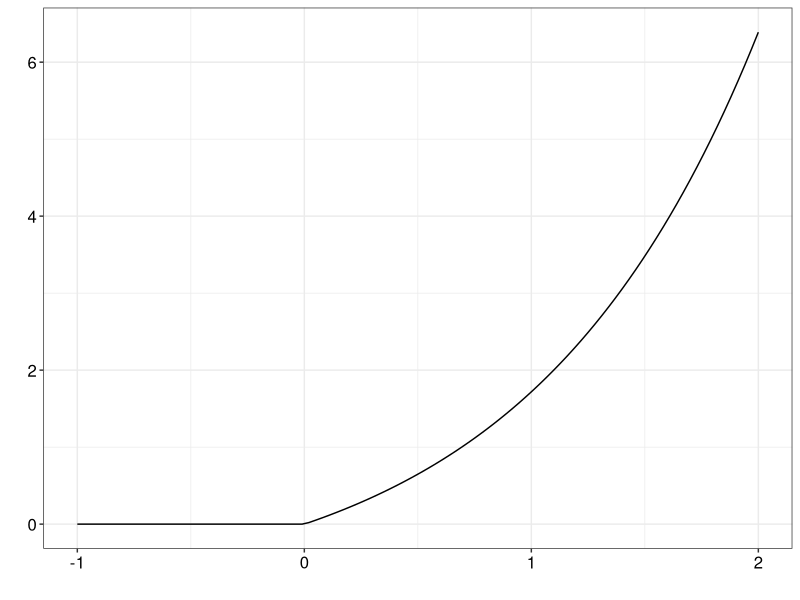

Reproduce this figure in R.
library(ggplot2)

fun1 <- function(x){
  
  (exp(x) - 1) * ifelse(x > 0, 1, 0)
  
}

ggplot() + 
  xlim(c(- 1, 2)) +
  stat_function(fun = fun1) + 
  xlab("") + ylab("") + 
  theme(
    axis.text = element_text(size = 12),
    panel.background = element_rect(fill = "white", 
                                        colour = NA), panel.border = element_rect(fill = NA, 
                                                                                  colour = "grey20"), panel.grid = element_line(colour = "grey92"), 
        panel.grid.minor = element_line(size = rel(0.5)), 
        strip.background = element_rect(fill = "grey85", 
                                        colour = "grey20"), legend.key = element_rect(fill = "white", 
                                                                                      colour = NA), complete = TRUE)
